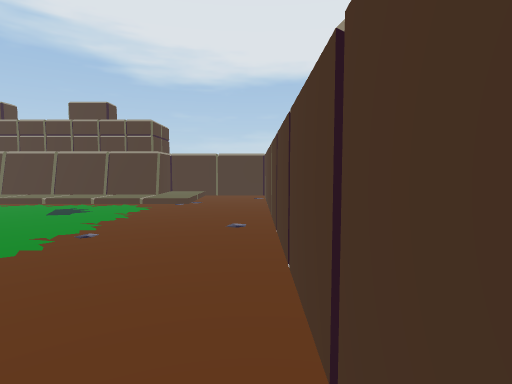
[1] (above)

18 first-person views from a walk through a scene from a Unity 3-D project. The camera is 1.3 m above the floor, tilts 4° down and sees 80° across. The floor is counted in squares, 1 m on a side. Each view is taken from the middle of a square. On the plan, view 1 faces up. The plan holds only what a view shows up to about 14 squares ahead; the rest is blank. The place goes on beyond the plan. The player is left out.

[2]
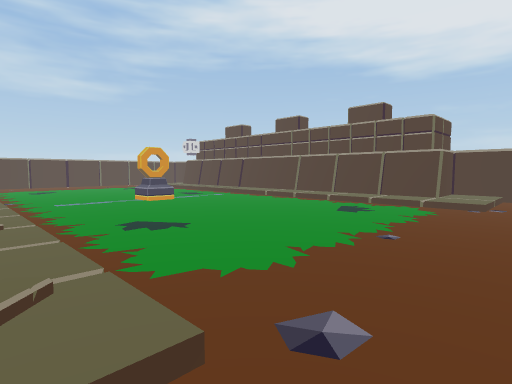

[3]
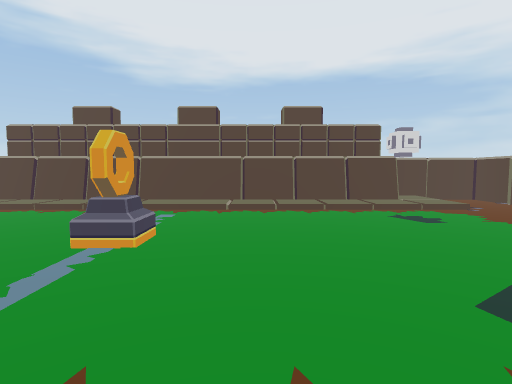

[4]
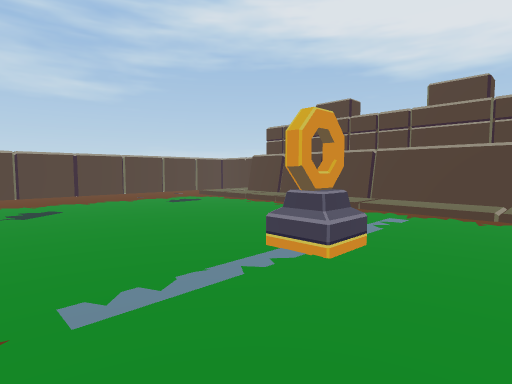

[5]
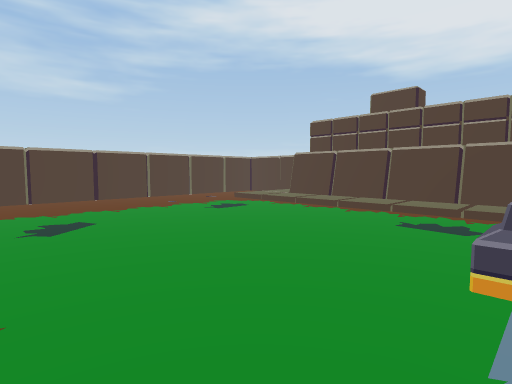

[6]
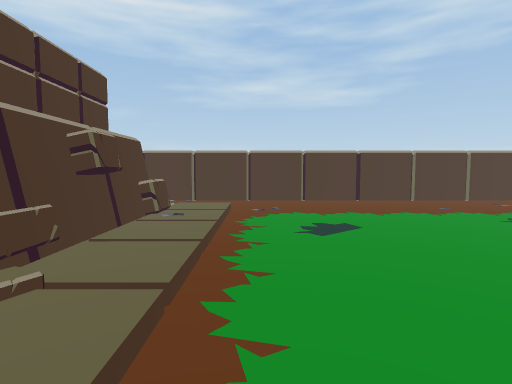

[7]
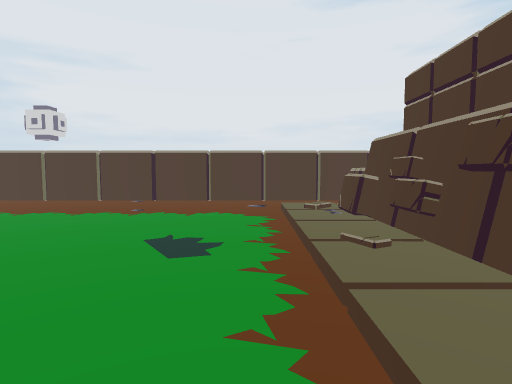

[8]
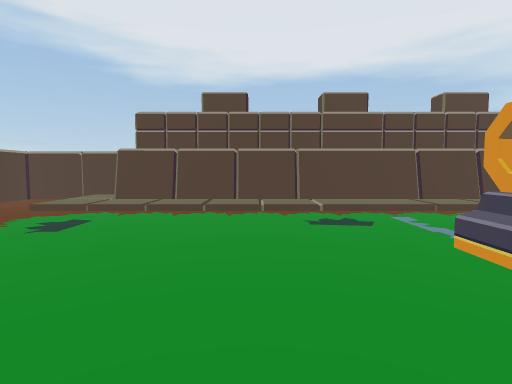

[9]
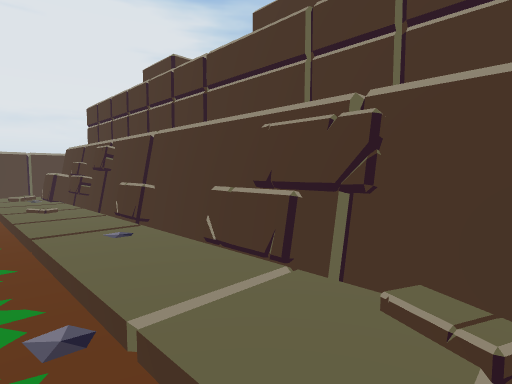

[10]
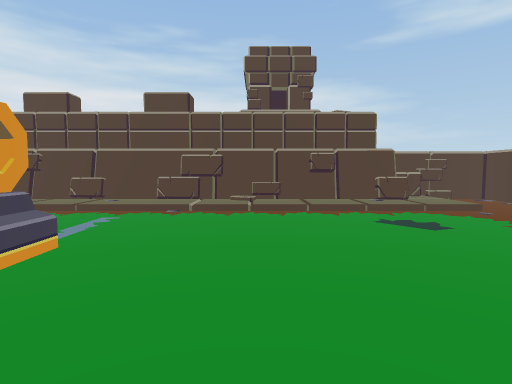

[11]
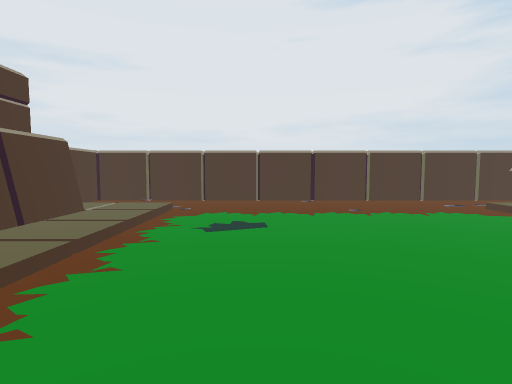

[12]
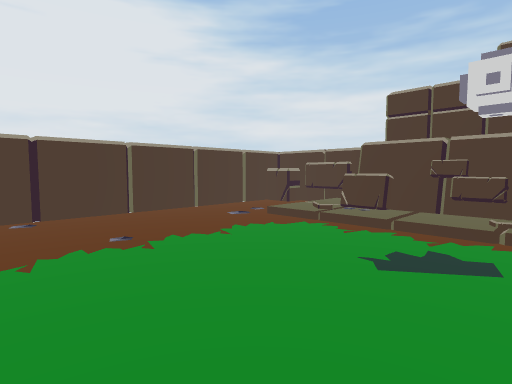

[13]
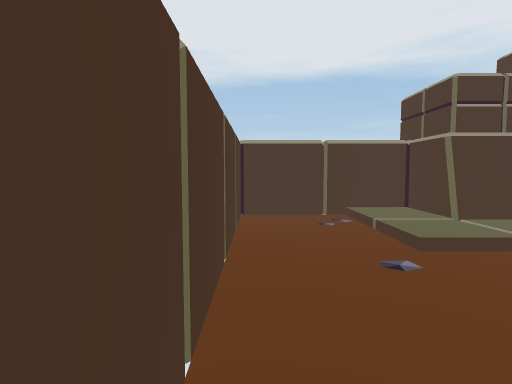

[14]
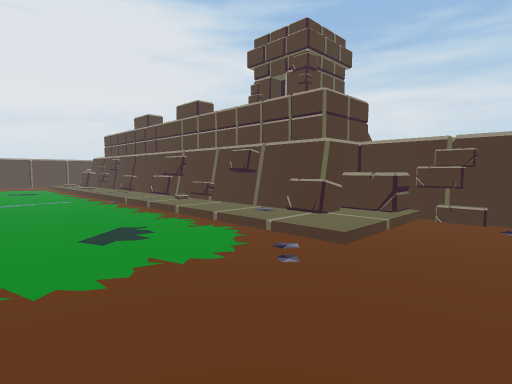

[15]
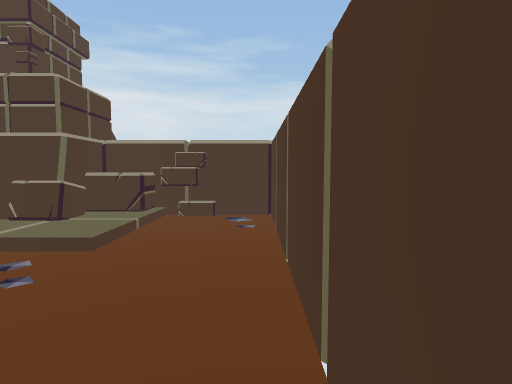

[16]
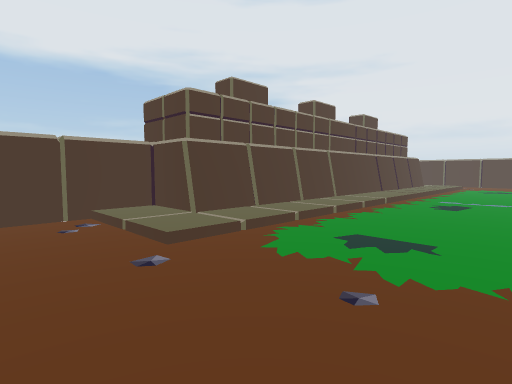

[17]
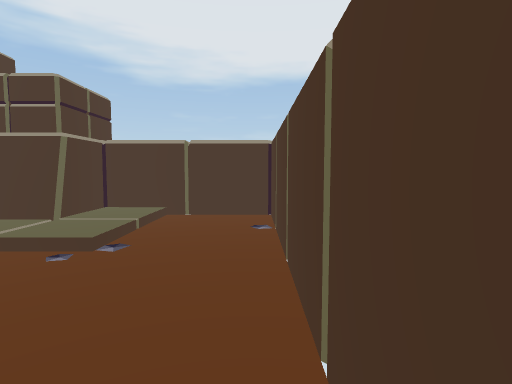

[18]
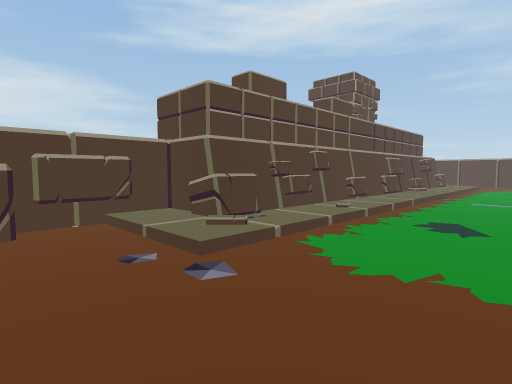

### Floor plan
Key: @ floor where view 1 was taken; # wall or solid block; . main floor; : floor 0.25 m higher than the main floor; / step, stairs or slope; = window, fence, low wall or low ledge; ^ raised ledge; O other object.
Columns run from 29 left of view 1 to 1 right of it. Each row starts with its distance up from view 1.
 16 #######                 #######
 15 #...::#                 #::...#
 14 #...::###################::...#
 13 #...:::::::::::::::::::::::...#
 12 #...///////////////////////...#
 11 #.............................#
 10 #.............................#
  9 #.............................#
  8 #.............................#
  7 #..............O..............#
  6 #..............O..............#
  5 #.............................#
  4 #.............................#
  3 #.............................#
  2 #.............................#
  1 #...///////////////////////...#
  0 #...:::::::/:::::::::/::://..@#
 -1 #...:=###################/:...#
 -2 #...^^#                 #::.#^#
 -3 ######                  #######

Where each view was taken, in squares from view 1:
view 1: 0 up, 0 right, facing up
view 2: 0 up, 1 left, facing up-left
view 3: 0 up, 11 left, facing up
view 4: 2 up, 11 left, facing up-left
view 5: 2 up, 14 left, facing up-left
view 6: 2 up, 15 left, facing left
view 7: 2 up, 13 left, facing right
view 8: 2 up, 18 left, facing up
view 9: 2 up, 18 left, facing down-right
view 10: 11 up, 18 left, facing down
view 11: 9 up, 13 left, facing right
view 12: 8 up, 9 left, facing down-right
view 13: 7 up, 28 left, facing up
view 14: 6 up, 28 left, facing down-right
view 15: 6 up, 28 left, facing down
view 16: 7 up, 28 left, facing up-right
view 17: 7 up, 0 right, facing up
view 18: 5 up, 0 right, facing down-left
